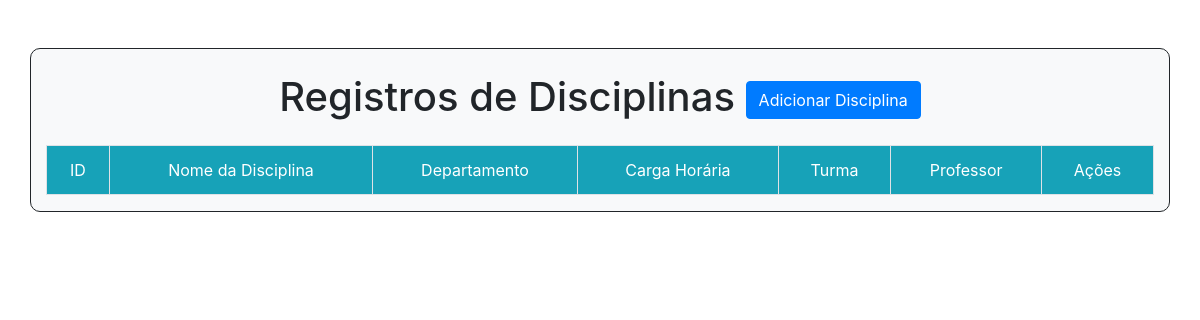
The app's page //listar/disciplina/, older data.
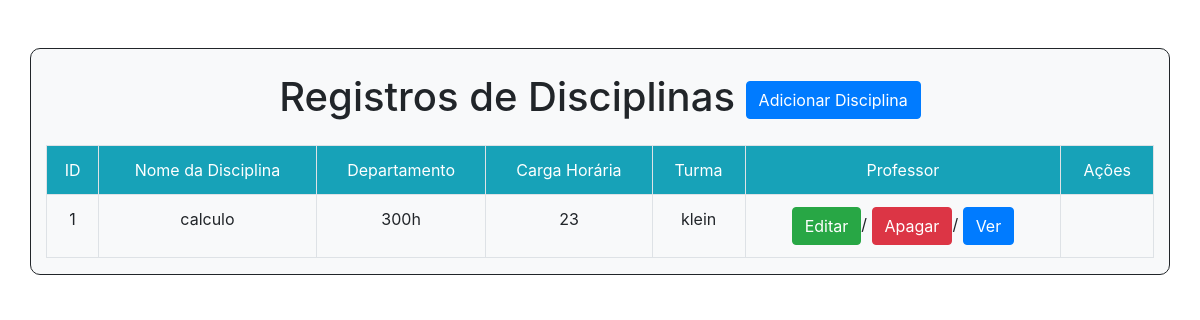
The same page, newer data.
### academico/models.py (models this page shows, shortened)
class Disciplina(models.Model):
    codigo = models.IntegerField(max_length=3)
    nome = models.CharField(max_length=150)
    cargaHoraria = models.IntegerField()
    turno = models.CharField(max_length=10)
    turma = models.ForeignKey(Turma,on_delete=models.CASCADE)
    professor = models.ForeignKey(Professor, on_delete=models.PROTECT)
    estudante = models.ManyToManyField(Estudante, blank=True)

class Turma(models.Model):
    codigo = models.CharField(max_length=15)
    anoIngresso = models.IntegerField(max_length=4)
    periodo = models.IntegerField(max_length=1)
    curso = models.ForeignKey(Curso, on_delete=models.PROTECT)
    def __str__(self):
        return self.codigo

class Professor(models.Model):
    matricula = models.CharField(max_length=12)
    nome = models.CharField(max_length=100)
    email = models.EmailField(max_length=200)
    cpf = models.CharField(max_length=14)

### academico/views.py (the view)
# urls.py: path("/listar/disciplina/",views.listarDisciplina, name="disciplina_listar"),
def listarDisciplina(request):
   disciplina = Disciplina.objects.all()
   dicionario = { 'registros': disciplina }
   return render(request, 'academico/listagem_disciplina.html',context=dicionario)

### templates/academico/listagem_disciplina.html (shortened to what this page needs)
<!DOCTYPE html>
<html lang="pt-br">
<head>
    <link rel="stylesheet" href="https://cdn.jsdelivr.net/npm/bootstrap@4.6.1/dist/css/bootstrap.min.css">
</head>
<body>
<div class="container mt-5 bg-light" style="border:1px solid ; background-color:#1111; border-radius: 10px;">
    <h1 class="m-4 text-center">Registros de Disciplinas <a href="adicionar/disciplina/" class="btn btn-primary">Adicionar Disciplina</a></h1>
    <table class="table table-bordered">
        <tr class="bg-info text-white text-center">
            <td> ID </td>
            <td> Nome da Disciplina </td>
            <td> Departamento </td>
            <td> Carga Horária </td>
            <td> Turma </td>
            <td> Professor </td>
            <td> Ações </td>
        </tr>
        {% for disciplina in registros %}
        <tr class="text-center">
            <td>{{ disciplina.id }}</td>
            <td>{{ disciplina.nome }}</td>
            <td>{{ disciplina.cargaHoraria }}h</td>
            <td>{{disciplina.turma}}</td>
            <td>{{ disciplina.professor.nome }}</td>
            <td>
                <a href="editar/disciplina/{{ disciplina.id }}/" class="btn btn-success">Editar</a>/
                <a href="deletar/disciplina/{{ disciplina.id }}/" class="btn btn-danger">Apagar</a>/
                <a href="visualizar/disciplina/{{ disciplina.id }}/" class="btn btn-primary">Ver</a>
            </td>
        </tr>
        {% endfor %}
    </table>
</div>
</body>
</html>

Row changes from the older to the newer data that the page shows:
added Disciplina: id "1", nome "calculo", cargaHoraria "300", turma "23", professor.nome "klein"
